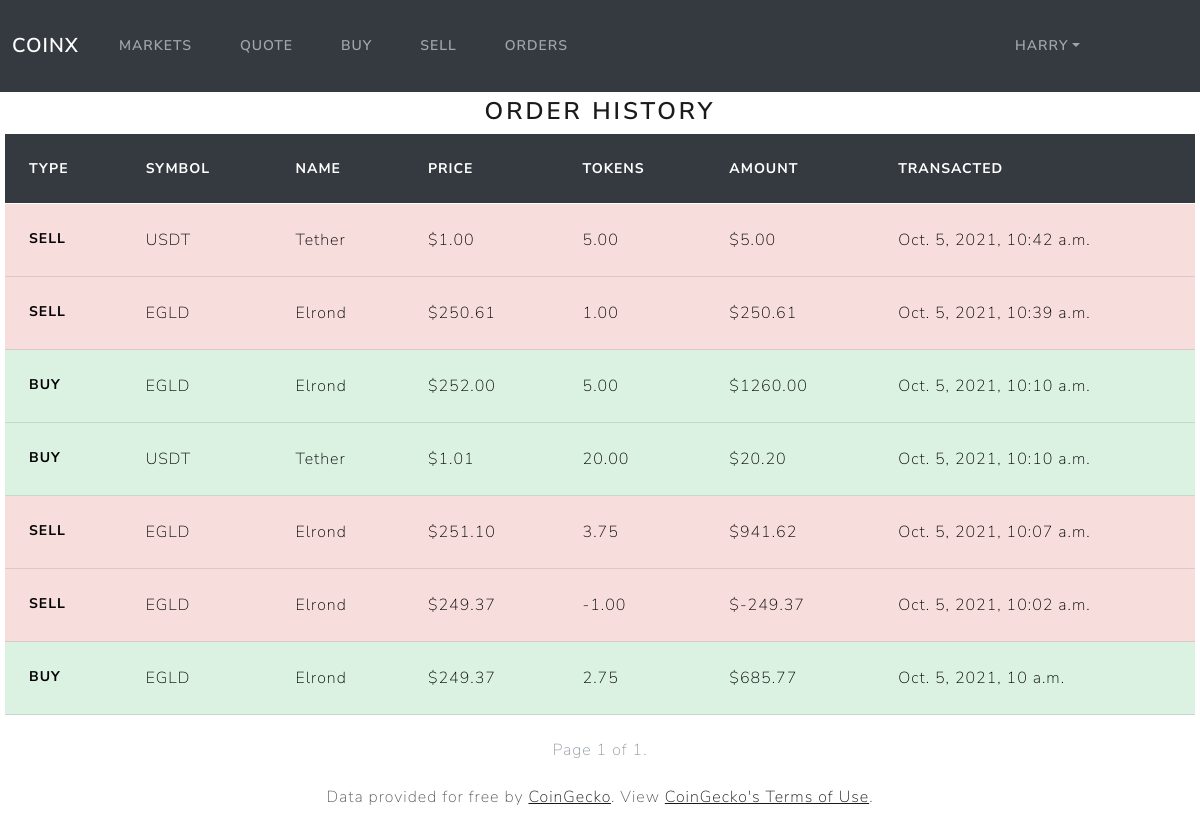
Page /orders (signed in) on the committed database.
### exchange/models.py (models this page shows, shortened)
class User(AbstractUser):
    cash = models.DecimalField(max_digits=9, decimal_places=2, default=0)

class Order(models.Model):
    user = models.ForeignKey(
        User,
        on_delete=models.CASCADE,
        related_name="order_user"
    )
    type = models.CharField(max_length=4)
    symbol = models.CharField(max_length=10)
    name = models.CharField(max_length=100)
    tokens = models.DecimalField(max_digits=9, decimal_places=2)
    price = models.DecimalField(max_digits=9, decimal_places=2)
    amount = models.DecimalField(max_digits=9, decimal_places=2)
    timestamp = models.DateTimeField(auto_now_add=True)
    class Meta:
        ordering = ['-timestamp']

### exchange/views.py (the view)
# urls.py: path("orders", views.orders, name="orders"),
@login_required
def orders(request):
    user = request.user
    orders = Order.objects.filter(user=User.objects.get(pk=user.id))
    paginator = Paginator(orders, 10)
    page_number = request.GET.get('page')
    page_obj = paginator.get_page(page_number)
    orders = page_obj.object_list
    return render(request, "exchange/orders.html", {
        "orders": orders,
        "page_obj": page_obj
    })

### exchange/templates/exchange/orders.html (shortened to what this page needs)
{% extends "exchange/layout.html" %}
{% load static %}
{% block body %}
    <h3 style="text-align: center;">Order History</h3>
    <table class="table table-hover">
        <thead>
          <tr class="table-dark">
            <th scope="col">Type</th>
            <th scope="col">Symbol</th>
            <th scope="col">Name</th>
            <th scope="col">Price</th>
            <th scope="col">Tokens</th>
            <th scope="col">Amount</th>
            <th scope="col">Transacted</th>
          </tr>
        </thead>
        <tbody>
            {% for order in orders %}
                {% if order.type == "BUY" %}
                <tr class="table-success">
                {% else %}
                <tr class="table-danger">
                {% endif %}
                    <th scope="row">{{ order.type }}</th>
                    <td>{{ order.symbol|upper }}</td>
                    <td>{{ order.name }}</td>
                    <td>${{ order.price }}</td>
                    <td>{{ order.tokens }}</td>
                    <td>${{ order.amount }}</td>
                    <td>{{ order.timestamp }}</td>
                </tr>
            {% endfor %}
        </tbody>
    </table>
    <nav aria-label="Page navigation example">
        <ul class="pagination justify-content-center">
            <li class="page-item disabled">
                <a class="page-link" href="#" tabindex="-1" aria-disabled="true">Page {{ page_obj.number }} of {{ page_obj.paginator.num_pages }}.</a>
            </li>
        </ul>
    </nav>
{% endblock %}

### exchange/templates/exchange/layout.html (shortened to what this page needs)
{% load static %}
<!DOCTYPE html>
<html lang="en">
<head>
    <link href="{% static 'exchange/bootstrap.min.css' %}" rel="stylesheet">
</head>
<body>
    <nav class="navbar navbar-expand-lg navbar-dark bg-dark">
        <div class="container-fluid">
          <a class="navbar-brand" style="font-weight: 700px;" href="{% url 'index' %}">CoinX</a>
          <div class="collapse navbar-collapse" id="navbarColor02">
            <ul class="navbar-nav">
              <li class="nav-item">
                <a class="nav-link" href="{% url 'index' %}">Markets</a>
              </li>
              <li class="nav-item">
                <a class="nav-link" href="{% url 'quote' %}">Quote</a>
              </li>
              {% if user.is_authenticated %}
                <li class="nav-item">
                    <a class="nav-link" href="{% url 'buy' %}">Buy</a>
                </li>
                <li class="nav-item">
                    <a class="nav-link" href="{% url 'sell' %}">Sell</a>
                </li>
                <li class="nav-item">
                    <a class="nav-link" href="{% url 'orders' %}">Orders</a>
                </li>
              {% endif %}
            </ul>
            <ul class="navbar-nav ms-md-auto">
              {% if user.is_authenticated %}
                <li class="nav-item dropdown" style="margin-right: 100px;">
                    <a class="nav-link dropdown-toggle" data-bs-toggle="dropdown" href="#" role="button" aria-haspopup="true" aria-expanded="false">{{ user.username }}</a>
                </li>
              {% endif %}
            </ul>
          </div>
        </div>
    </nav>
    <div class="body" style="margin: 5px;">
        {% block body %}
        {% endblock %}
    </div>
    <footer style="text-align: center;">
      <p>Data provided for free by <a class="footer" href="https://www.coingecko.com/en">CoinGecko</a>. View <a class="footer" href="https://www.coingecko.com/en/api_terms">CoinGecko's Terms of Use</a>.</p>
    </footer>
</body>
</html>

### rows in the picture
User: username "HARRY"
Order: type "SELL", symbol "USDT", name "Tether", price "1.00", tokens "5.00", amount "5.00", timestamp "Oct. 5, 2021, 10:42 a.m."
Order: type "SELL", symbol "EGLD", name "Elrond", price "250.61", tokens "1.00", amount "250.61", timestamp "Oct. 5, 2021, 10:39 a.m."
Order: type "BUY", symbol "EGLD", name "Elrond", price "252.00", tokens "5.00", amount "1260.00", timestamp "Oct. 5, 2021, 10:10 a.m."
Order: type "BUY", symbol "USDT", name "Tether", price "1.01", tokens "20.00", amount "20.20", timestamp "Oct. 5, 2021, 10:10 a.m."
Order: type "SELL", symbol "EGLD", name "Elrond", price "251.10", tokens "3.75", amount "941.62", timestamp "Oct. 5, 2021, 10:07 a.m."
Order: type "SELL", symbol "EGLD", name "Elrond", price "249.37", tokens "-1.00", amount "-249.37", timestamp "Oct. 5, 2021, 10:02 a.m."
Order: type "BUY", symbol "EGLD", name "Elrond", price "249.37", tokens "2.75", amount "685.77", timestamp "Oct. 5, 2021, 10 a.m."

### other values in the picture
{{ page_obj.number }} "1"
{{ page_obj.paginator.num_pages }} "1"
